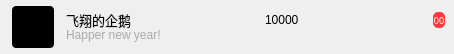
<?xml version="1.0" encoding="UTF-8"?>
<ui version="4.0">
 <class>LitterIem</class>
 <widget class="QWidget" name="LitterIem">
  <property name="geometry">
   <rect>
    <x>0</x>
    <y>0</y>
    <width>454</width>
    <height>54</height>
   </rect>
  </property>
  <property name="minimumSize">
   <size>
    <width>0</width>
    <height>54</height>
   </size>
  </property>
  <property name="maximumSize">
   <size>
    <width>16777215</width>
    <height>54</height>
   </size>
  </property>
  <property name="windowTitle">
   <string>Form</string>
  </property>
  <property name="styleSheet">
   <string notr="true">#litter_main:hover{
	background-color: rgb(252, 235, 172);
}

#label_pic{
	border-radius:4px;
	background-color: rgb(0,0,0);
	 
}

#label_name{
	font-size:10pt;	
}

#label_signal{
	color:rgb(170, 170, 170)
}

</string>
  </property>
  <layout class="QHBoxLayout" name="horizontalLayout_2">
   <property name="spacing">
    <number>0</number>
   </property>
   <property name="leftMargin">
    <number>0</number>
   </property>
   <property name="topMargin">
    <number>0</number>
   </property>
   <property name="rightMargin">
    <number>0</number>
   </property>
   <property name="bottomMargin">
    <number>0</number>
   </property>
   <item>
    <widget class="QWidget" name="litter_main" native="true">
     <layout class="QHBoxLayout" name="horizontalLayout">
      <property name="spacing">
       <number>6</number>
      </property>
      <property name="leftMargin">
       <number>12</number>
      </property>
      <property name="topMargin">
       <number>6</number>
      </property>
      <property name="bottomMargin">
       <number>6</number>
      </property>
      <item>
       <widget class="QLabel" name="label_pic">
        <property name="minimumSize">
         <size>
          <width>42</width>
          <height>42</height>
         </size>
        </property>
        <property name="maximumSize">
         <size>
          <width>42</width>
          <height>42</height>
         </size>
        </property>
        <property name="text">
         <string/>
        </property>
        <property name="pixmap">
         <pixmap resource="../../rs/rs.qrc">:/sys/img/sf.jpg</pixmap>
        </property>
        <property name="scaledContents">
         <bool>true</bool>
        </property>
       </widget>
      </item>
      <item>
       <widget class="QWidget" name="widget" native="true">
        <layout class="QVBoxLayout" name="verticalLayout">
         <property name="spacing">
          <number>0</number>
         </property>
         <property name="leftMargin">
          <number>6</number>
         </property>
         <property name="topMargin">
          <number>6</number>
         </property>
         <property name="rightMargin">
          <number>0</number>
         </property>
         <property name="bottomMargin">
          <number>6</number>
         </property>
         <item>
          <layout class="QHBoxLayout" name="horizontalLayout_3">
           <item>
            <widget class="QLabel" name="label_name">
             <property name="text">
              <string>飞翔的企鹅</string>
             </property>
            </widget>
           </item>
           <item>
            <spacer name="horizontalSpacer">
             <property name="orientation">
              <enum>Qt::Horizontal</enum>
             </property>
             <property name="sizeHint" stdset="0">
              <size>
               <width>40</width>
               <height>20</height>
              </size>
             </property>
            </spacer>
           </item>
           <item>
            <widget class="QLabel" name="label_id">
             <property name="text">
              <string>10000</string>
             </property>
            </widget>
           </item>
           <item>
            <spacer name="horizontalSpacer_2">
             <property name="orientation">
              <enum>Qt::Horizontal</enum>
             </property>
             <property name="sizeHint" stdset="0">
              <size>
               <width>40</width>
               <height>20</height>
              </size>
             </property>
            </spacer>
           </item>
           <item>
            <widget class="QLabel" name="label_msgnum">
             <property name="minimumSize">
              <size>
               <width>12</width>
               <height>12</height>
              </size>
             </property>
             <property name="sizeIncrement">
              <size>
               <width>30</width>
               <height>0</height>
              </size>
             </property>
             <property name="font">
              <font>
               <family>Adobe 黑体 Std R</family>
               <pointsize>7</pointsize>
              </font>
             </property>
             <property name="styleSheet">
              <string notr="true">background-color: rgb(255, 55, 55);
color: rgb(255, 255, 255);
border-radius: 5px;</string>
             </property>
             <property name="text">
              <string>00</string>
             </property>
             <property name="alignment">
              <set>Qt::AlignCenter</set>
             </property>
            </widget>
           </item>
          </layout>
         </item>
         <item>
          <widget class="QLabel" name="label_signal">
           <property name="text">
            <string>Happer new year!</string>
           </property>
          </widget>
         </item>
        </layout>
       </widget>
      </item>
     </layout>
    </widget>
   </item>
  </layout>
 </widget>
 <resources>
  <include location="../../rs/rs.qrc"/>
 </resources>
 <connections/>
</ui>
